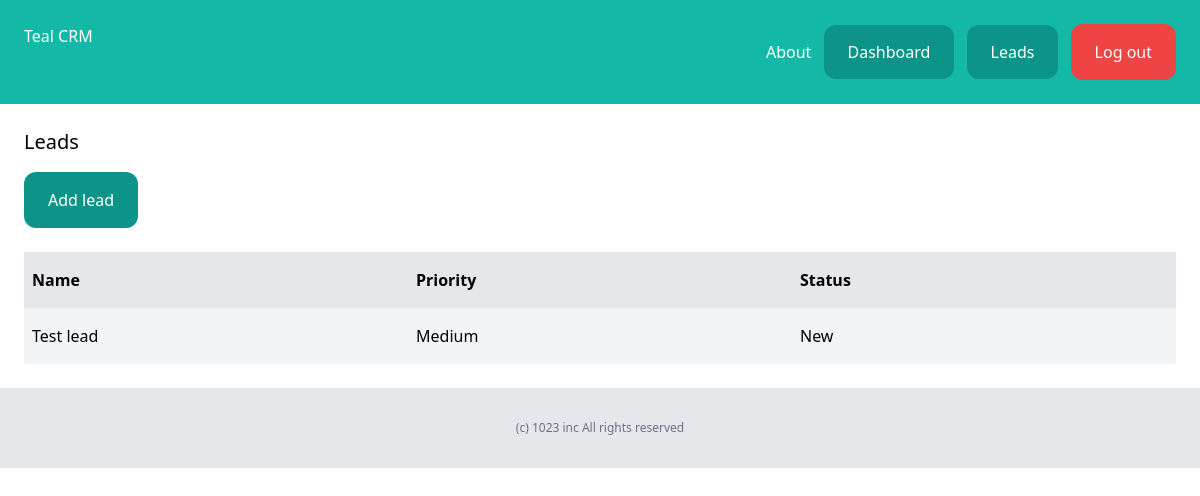
The page /dashboard/leads/ (signed in) on the database as committed earlier.
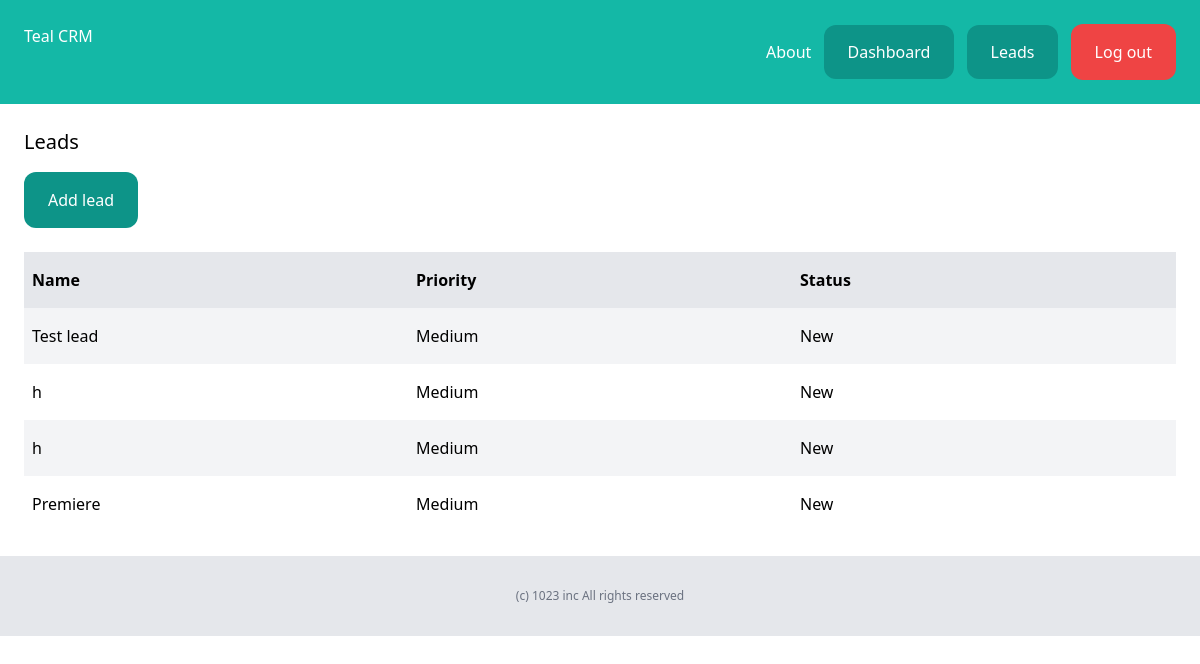
The same page on the database as committed later.
### lead/models.py (models this page shows, shortened)
class Lead(models.Model):
    LOW = 'low'
    MEDIUM = 'medium'
    HIGH = 'high'
    CHOICES_PRIORITY = (
        (LOW, 'Low'),
        (MEDIUM, 'Medium'),
        (HIGH, 'High'),
    )
    NEW = 'new'
    CONTACTED = 'contacted'
    WON = 'won'
    LOST = 'lost'
    CHOICES_STATUS = (
        (NEW, 'New'),
        (CONTACTED, 'Contacted'),
        (WON, 'Won'),
        (LOST, 'Lost'),
    )
    name = models.CharField(max_length=255)
    email = models.EmailField()
    description = models.TextField(blank=True, null=True)
    priority = models.CharField(max_length=10, choices=CHOICES_PRIORITY, default=MEDIUM)
    status = models.CharField(max_length=10, choices=CHOICES_STATUS, default=NEW)
    converted_to_client = models.BooleanField(default=False)
    created_by = models.ForeignKey(User, related_name='leads', on_delete=models.CASCADE)
    created_at = models.DateTimeField(auto_now_add=True)
    modified_at = models.DateTimeField(auto_now=True)

### lead/views.py (the view)
# urls.py: path('', views.leads_list, name='leads_list'),
@login_required
def leads_list(request):
    leads = Lead.objects.filter(created_by=request.user, converted_to_client=False)
    return render(request, 'lead/leads_list.html', {'leads':leads})

### lead/templates/lead/leads_list.html (shortened to what this page needs)
{% extends 'core/base.html' %}
{% block content %}
    <div class="py-6 px-6">
        <h1 class="mb-4 text-xl">Leads</h1>
        <a
            href="{% url 'lead:add_lead' %}"
            class="inline-block py-4 px-6 bg-teal-600 text-white rounded-xl hover:bg-orange-400 transition duration-500 ease-in-out"
            >Add lead</a
        >
        {% if leads %}
            <div class="mt-6 flex justify-between">
                <p class="py-4 px-2 bg-gray-200 font-semibold w-full">Name</p>
                <p class="py-4 px-2 bg-gray-200 font-semibold w-full">Priority</p>
                <p class="py-4 px-2 bg-gray-200 font-semibold w-full">Status</p>
            </div>
            {% for lead in leads %}
                <div class="flex justify-between">
                    <p class="py-4 px-2 w-full {% cycle 'bg-gray-100' '' %}">
                        <a href="{% url 'lead:leads_detail' lead.id %}">{{ lead.name }}</a>
                    </p>
                    <p class="py-4 px-2 w-full {% cycle 'bg-gray-100' '' %}">{{ lead.get_priority_display }}</p>
                    <p class="py-4 px-2 w-full {% cycle 'bg-gray-100' '' %}">{{ lead.get_status_display }}</p>
                </div>
            {% endfor %}
        {% else %}
            <p class="mt-6 text-teal-400">There are no leads in the database yet..</p>
        {% endif %}
    </div>
{% endblock %}

### core/templates/core/base.html (shortened to what this page needs)
<!DOCTYPE html>
<html>
  <head>
    <script src="https://cdn.tailwindcss.com"></script>
  </head>
  <body>
    <nav class="py-6 px-6 flex justify-between bg-teal-500">
      <a href="/" class="text-white">Teal CRM</a>
      <div class="space-x-2">
        <a href="{% url 'core:about' %}" class="text-white">About</a>
        {% if request.user.is_authenticated %}
          <a
            href="{% url 'dashboard:dashboard' %}"
            class="py-4 px-6 bg-teal-600 text-white rounded-xl hover:bg-orange-400 transition duration-500 ease-in-out"
            >Dashboard</a
          >
          <a
            href="{% url 'lead:leads_list' %}"
            class="py-4 px-6 bg-teal-600 text-white rounded-xl hover:bg-orange-400 transition duration-500 ease-in-out"
            >Leads</a
          >
          <form method="post" action="{% url 'userprofile:logout' %}" style="display: inline;">
            <button type="submit" class="py-4 px-6 bg-red-500 text-white rounded-xl hover:bg-red-600 transition duration-500 ease-in-out">
              Log out
            </button>
          </form>
        {% endif %}
      </div>
    </nav>
    {% block content %} {% endblock %}
    <footer class="py-8 bg-gray-200 text-center">
      <p class="text-xs text-gray-500">(c) 1023 inc All rights reserved</p>
    </footer>
  </body>
</html>

Rows that differ between the two databases and show on the page:
added Lead: name "h", priority "Medium", status "New"
added Lead: name "h", priority "Medium", status "New"
added Lead: name "Premiere", priority "Medium", status "New"
